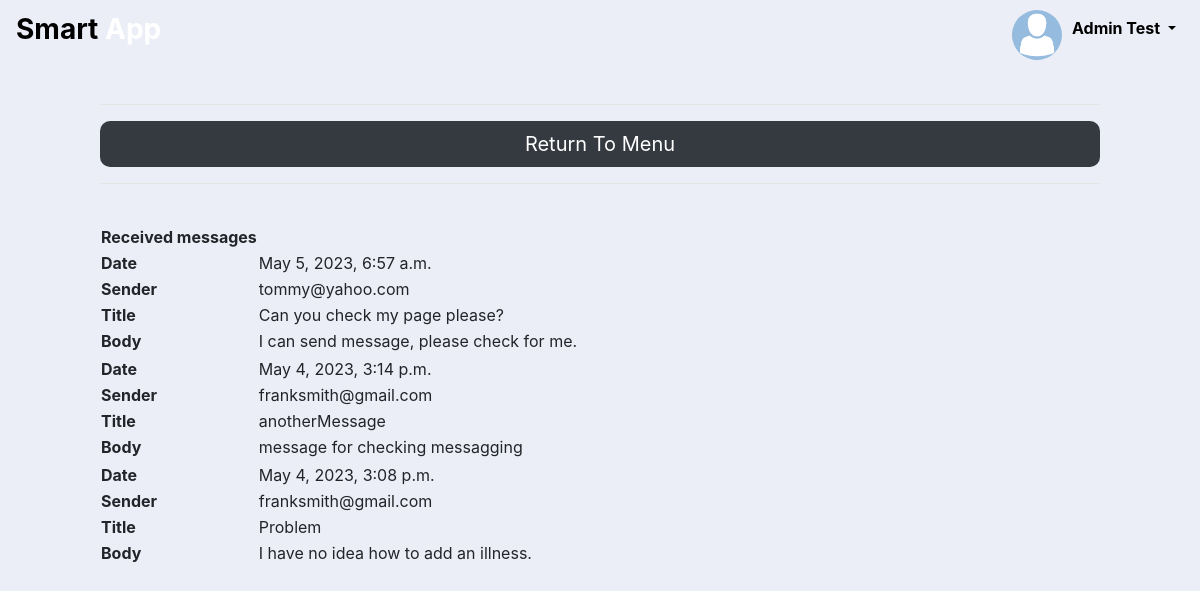
Screenshot of /view_messages/ (signed in) with the database file from the repository.
### Main/models.py (models this page shows)
class message(models.Model):
    send = models.ForeignKey(User, on_delete=models.CASCADE, related_name = 'send')
    receive = models.ForeignKey(User, on_delete=models.CASCADE, related_name = 'receive')
    receive_email = models.EmailField()
    title = models.CharField(max_length = 30)
    body = models.TextField()
    date = models.DateTimeField(auto_now_add=True)

### Main/views.py (the view)
# urls.py: path('view_messages/', views.view_messages, name = "view_messages"),
@login_required
def view_messages(request):
    all_messages = message.objects.order_by('-date')
    list_of_messages = []
    for x in all_messages:
        if x.send != None and x.receive != None:
            if x.receive.email == request.user.email:
                list_of_messages.append(x)
    return render(request, 'main/view_messages.html', {'list_of_messages' : list_of_messages})

### templates/main/view_messages.html (shortened to what this page needs)
{% extends 'partials/base.html' %}
{% block content %}
<div style="padding: 20px 100px 20px 100px">
	<hr class="bg-white">
		<a href="../../../" role="button" class="btn btn-dark btn-lg btn-block border-button-radius">Return To Menu</a>
	<hr class="bg-white">
	<div class="pt-4">
		<table>
			<thead >
				<tr>
					<th>Received messages</th>
				</tr>
			</thead>
			<tbody>
				{% for x in list_of_messages %}
				<thead>
					<tr>
						<th>Date</th>
						<td>{{ x.date }}</td>
					</tr>
					<tr>
						<th>Sender</th>
						<td>{{ x.send.email }}</td>
					</tr>
					<tr>
						<th>Title</th>
						<td>{{ x.title }}</td>
					</tr>
					<tr>
						<th>Body</th>
						<td>{{ x.body }}</td>
					</tr>
					<tr>
						<th></th>
						<td></td>
					</tr>
				</thead>
				{% endfor %}
			</tbody>
		</table>
	</div>
</div>
{% endblock %}

### templates/partials/nav_bar.html (shortened to what this page needs)
<nav class="navbar navbar-expand-lg navbar-dark text-dark">
  <a class="navbar-brand text-dark" href="/"><h3><b><span style="color: black">Smart</span> <span style="color: white"> App </span></b></h3></a>
  <div class="collapse navbar-collapse" id="navbarSupportedContent">
	<ul class="navbar-nav">
	{% if request.user.is_authenticated %}
      <li class="nav-item dropdown">
        <a class="nav-link dropdown-toggle" style="color: black" href="#" id="navbarDropdown" role="button" data-toggle="dropdown" aria-haspopup="true" aria-expanded="false">
		<img src="/media/default-avator.png" alt="profile picture" class="navbar-img" style="width: 50px; height: 50px; float: left; border-radius: 50%; background-size: auto 100%; margin-right: 10px; margin-top: -6px">
		 <span><b> {{request.user.first_name | capfirst}} {{request.user.last_name | capfirst}} </b></span>
        </a>
      </li>
	{% endif %}
	</ul>
  </div>
</nav>

### static/css/main_style.css (style rules this page uses)
.border-button-radius { border: 0px solid transparent; border-radius: 10px!important; }

### rows the page displays
message: date "May 5, 2023, 6:57 a.m.", send.email "tommy@yahoo.com", title "Can you check my page please?", body "I can send message, please check for me."
message: date "May 4, 2023, 3:14 p.m.", send.email "franksmith@gmail.com", title "anotherMessage", body "message for checking messagging"
message: date "May 4, 2023, 3:08 p.m.", send.email "franksmith@gmail.com", title "Problem", body "I have no idea how to add an illness."

### other values shown
{{ request.user.first_name | capfirst }} "Admin"
{{ request.user.last_name | capfirst }} "Test"
